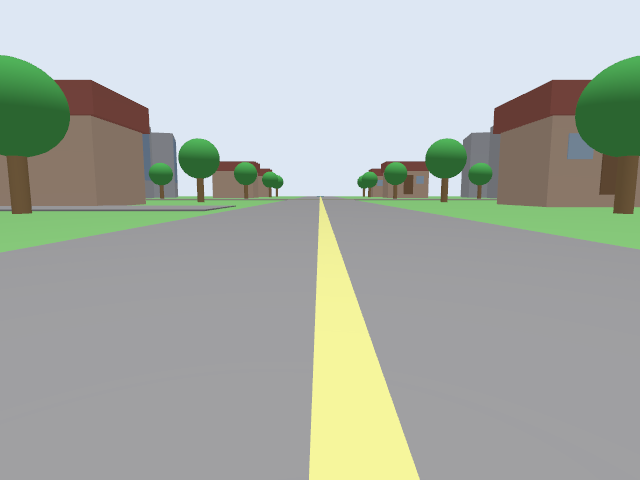
#> input picture data/dataset_autolabel/images/frame_00005.png, 640 x 480 px; its folder holds only this picture in this run
$ python auto_label_gazebo.py --images_dir ../data/dataset_autolabel/images
#> lines starting #> are read from the running program, lines starting #| are printed output that depends on the picture; after the words box and inside, x2 and y2 are one past the last pixel; in counts of white or black regions, pixels touching at a corner belong together
#> in main, bgr is the input picture: shape (480, 640, 3); mean B, G, R 167.6, 175.1, 168.8
#> in main, `hsv = cv2.cvtColor(bgr, cv2.COLOR_BGR2HSV)`: hsv: shape (480, 640, 3); mean H, S, V 95.7, 32, 181.8
#!/usr/bin/env python3
"""
Auto-label Gazebo outdoor_path (town) images using color rules.

Flat materials (no shadows) → reliable HSV thresholds.

Class IDs:
  0 = background (sky / houses / buildings / unknown)
  1 = road (asphalt + yellow center line)
  2 = grass
  3 = tree (canopy + dark trunks)

Usage:
  python3 scripts/auto_label_gazebo.py \\
    --images_dir ~/ugv_vision_nav_ws/data/images_town_YYYYMMDD_HHMMSS \\
    --out_dir ~/ugv_vision_nav_ws/data/dataset_autolabel
"""

from __future__ import annotations

import argparse
import shutil
from pathlib import Path

import cv2
import numpy as np


CLASS_BG = 0
CLASS_ROAD = 1
CLASS_GRASS = 2
CLASS_TREE = 3

PREVIEW = {
    CLASS_BG: (180, 180, 180),
    CLASS_ROAD: (50, 50, 50),
    CLASS_GRASS: (0, 200, 0),
    CLASS_TREE: (0, 100, 0),
}


def classify_hsv(hsv: np.ndarray) -> np.ndarray:
    """Return HxW uint8 mask with class IDs.

    Tuned for the textured enclosed courtyard (asphalt/grass PNGs, flat tree materials).
    Flat bright-gray asphalt rules from the old town world do NOT work here.
    """
    h, s, v = hsv[:, :, 0], hsv[:, :, 1], hsv[:, :, 2]
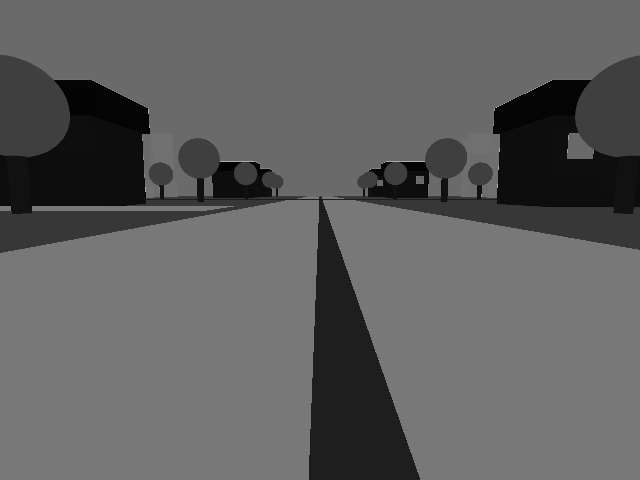
#> h: shape (480, 640); min 2, max 176, mean 95.7
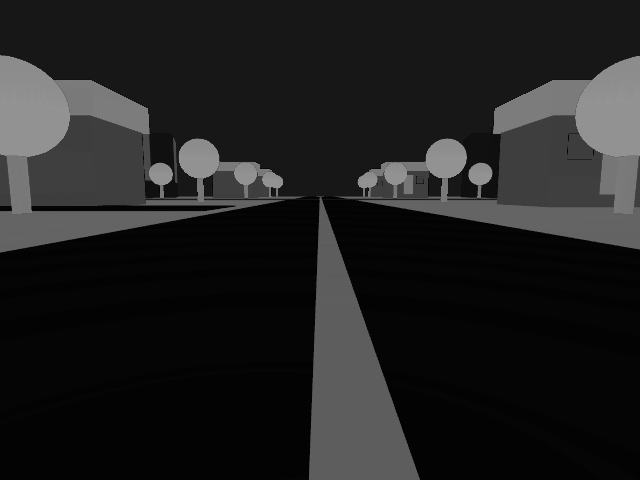
#> s: shape (480, 640); min 2, max 149, mean 32
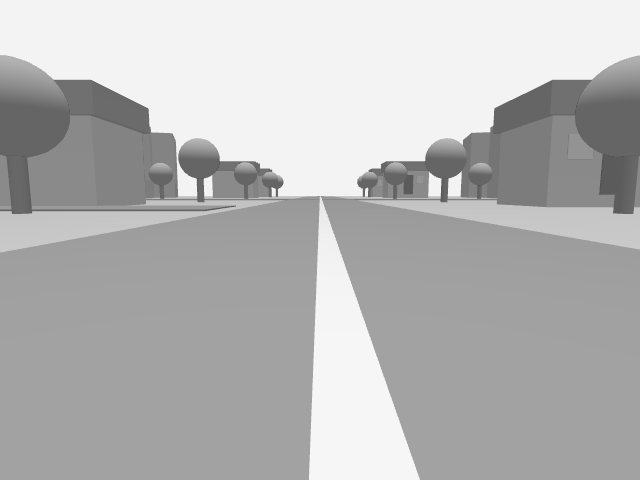
#> v: shape (480, 640); min 82, max 246, mean 181.8
    mask = np.zeros(h.shape, dtype=np.uint8)

    sky = v >= 195
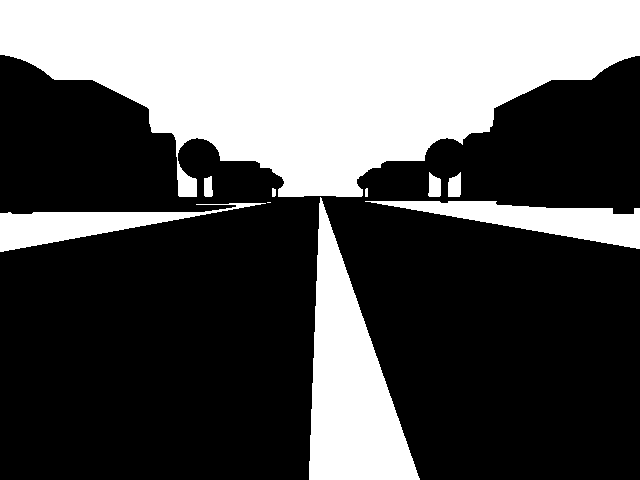
#> sky: shape (480, 640) bool; 34.7% white; 10 white regions (1 under 20 px), largest, box (x1, y1, x2, y2) and area: (0, 0, 640, 197) 79766, (309, 197, 420, 480) 15932, (365, 201, 640, 249) 5646
    # Lawn: brighter saturated green (grass texture)
    grass = (h >= 40) & (h <= 80) & (s > 70) & (v > 70) & (v < 200)
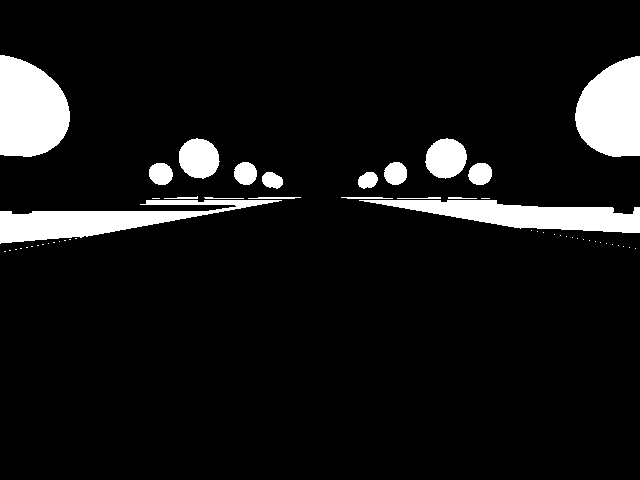
#> grass: shape (480, 640) bool; 8.4% white; 52 white regions (34 under 20 px), largest, box (x1, y1, x2, y2) and area: (0, 55, 70, 157) 5648, (575, 56, 640, 157) 5122, (0, 200, 282, 244) 4988
    # Tree canopy spheres: darker green than lawn
    canopy = (h >= 35) & (h <= 95) & (s > 50) & (v >= 25) & (v <= 70)
#> canopy: shape (480, 640) bool; every value is 0
    # Trunks (brown); brick walls may share hue — acceptable as non-traversable
    trunk = (h >= 5) & (h <= 28) & (s > 45) & (v > 25) & (v < 110)
#> trunk: shape (480, 640) bool; 1.2% white; 59 white regions (49 under 20 px), largest, box (x1, y1, x2, y2) and area: (599, 154, 639, 214) 1765, (6, 156, 32, 214) 1155, (404, 175, 413, 194) 157
    # Textured asphalt: dark + muted (exclude strong greens already labeled)
    road = (v >= 24) & (v <= 80) & (s <= 120) & ~grass & ~canopy

    mask[road] = CLASS_ROAD
    mask[grass] = CLASS_GRASS
    mask[canopy | trunk] = CLASS_TREE
    mask[sky] = CLASS_BG
    return mask


def colorize(mask: np.ndarray) -> np.ndarray:
    out = np.zeros((mask.shape[0], mask.shape[1], 3), dtype=np.uint8)
    for cid, bgr in PREVIEW.items():
        out[mask == cid] = bgr
    return out


def main() -> None:
    parser = argparse.ArgumentParser(description=__doc__)
    parser.add_argument('--images_dir', type=Path, required=True)
    parser.add_argument('--out_dir', type=Path, default=None)
    parser.add_argument('--preview_every', type=int, default=15)
    parser.add_argument(
        '--clean',
        action='store_true',
        help='Wipe out_dir images/masks/previews before writing',
    )
    args = parser.parse_args()

    images_dir = args.images_dir.expanduser().resolve()
    if args.out_dir is None:
        out_dir = images_dir.parent / 'dataset_autolabel'
    else:
        out_dir = args.out_dir.expanduser().resolve()

    img_out = out_dir / 'images'
    mask_out = out_dir / 'masks'
    preview_out = out_dir / 'previews'
    if args.clean and out_dir.exists():
        for sub in (img_out, mask_out, preview_out):
            if sub.exists():
                shutil.rmtree(sub)
    img_out.mkdir(parents=True, exist_ok=True)
    mask_out.mkdir(parents=True, exist_ok=True)
    preview_out.mkdir(parents=True, exist_ok=True)

    paths = sorted(images_dir.glob('frame_*.png'))
    if not paths:
        paths = sorted(images_dir.glob('*.png'))
    if not paths:
        raise SystemExit(f'No images found in {images_dir}')

    print(f'Auto-labeling {len(paths)} images from {images_dir}')
    print(f'Writing dataset to {out_dir}')
    print('Classes: 0=bg  1=road  2=grass  3=tree')

    counts = np.zeros(4, dtype=np.int64)
    for i, path in enumerate(paths):
        bgr = cv2.imread(str(path), cv2.IMREAD_COLOR)
        if bgr is None:
            print(f'  skip unreadable: {path.name}')
            continue
        hsv = cv2.cvtColor(bgr, cv2.COLOR_BGR2HSV)
        mask = classify_hsv(hsv)
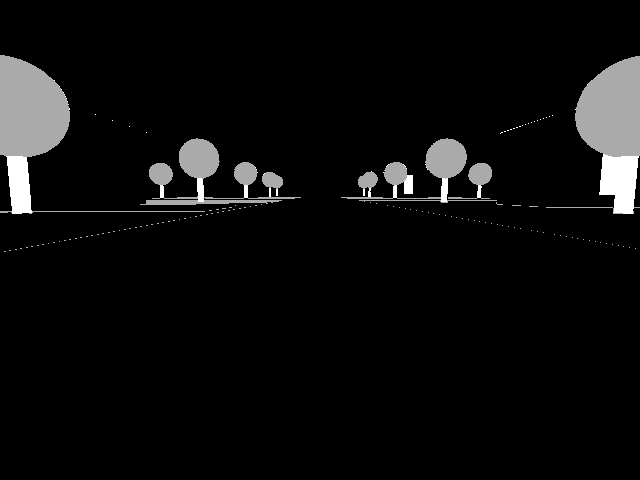
#> mask: shape (480, 640); min 0, max 3, mean 0.147; drawn with min black and max white

        stem = path.stem
        cv2.imwrite(str(img_out / f'{stem}.png'), bgr)
        cv2.imwrite(str(mask_out / f'{stem}.png'), mask)

        for c in range(4):
            counts[c] += int((mask == c).sum())
#> after the loop, counts = [286410, 0, 17081, 3709]

        if args.preview_every > 0 and i % args.preview_every == 0:
            overlay = cv2.addWeighted(bgr, 0.45, colorize(mask), 0.55, 0)
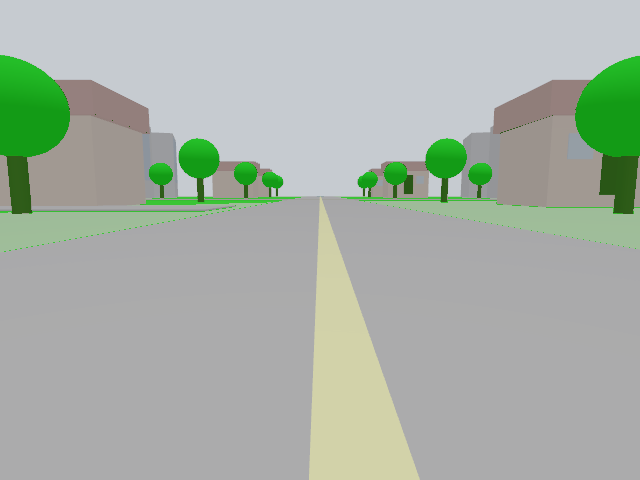
#> overlay: shape (480, 640, 3); mean B, G, R 167.6, 178, 168.2
            cv2.imwrite(str(preview_out / f'{stem}_preview.png'), overlay)

        if (i + 1) % 50 == 0 or i == 0:
            print(f'  {i + 1}/{len(paths)}')

    total = max(int(counts.sum()), 1)
#> total = 307200
    print('Done.')
    print(
        f'Pixel share: bg={counts[0]/total:.2%} road={counts[1]/total:.2%} '
        f'grass={counts[2]/total:.2%} tree={counts[3]/total:.2%}'
    )
#| Pixel share: bg=93.23% road=0.00% grass=5.56% tree=1.21%
    print(f'Images:  {img_out} ({len(list(img_out.glob("*.png")))} files)')
    print(f'Masks:   {mask_out} ({len(list(mask_out.glob("*.png")))} files)')
    print(f'Preview: {preview_out}')
    (out_dir / 'classes.txt').write_text('background\nroad\ngrass\ntree\n')


if __name__ == '__main__':
    main()

$ run again, on data/dataset_autolabel/images/frame_00028.png
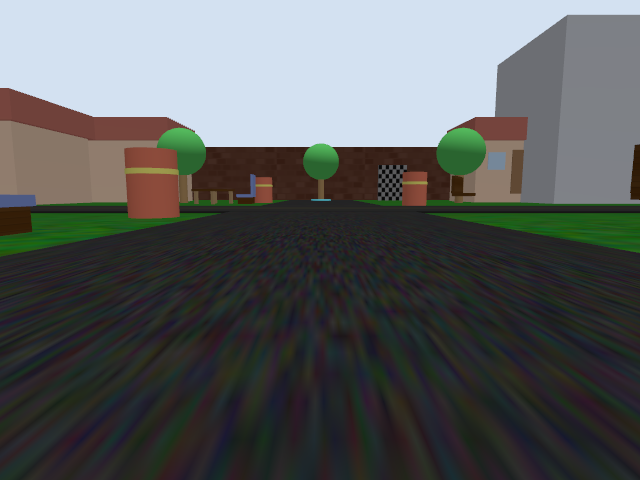
#> input picture data/dataset_autolabel/images/frame_00028.png, 640 x 480 px
#> in main, bgr is the input picture: shape (480, 640, 3); mean B, G, R 92.1, 92.3, 89.3
#> hsv: shape (480, 640, 3); mean H, S, V 84, 59.2, 102.2
#> in classify_hsv, `sky = v >= 195`:
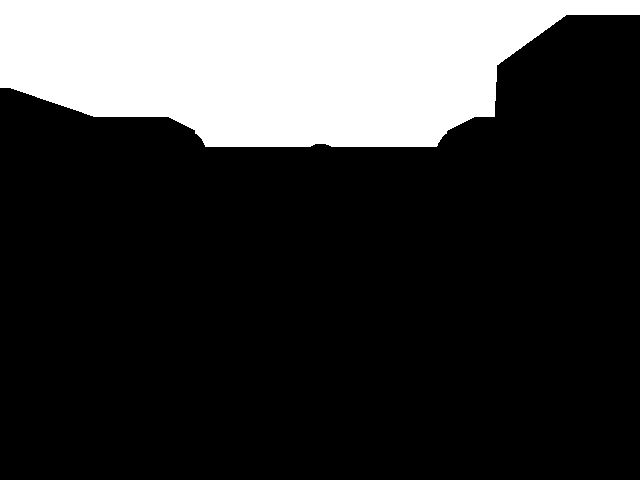
#> sky: shape (480, 640) bool; 22.2% white; 1 white region, box (x1, y1, x2, y2) and area: (0, 0, 640, 147) 68215
#> grass: shape (480, 640) bool; 4.6% white; 10 white regions, largest, box (x1, y1, x2, y2) and area: (428, 213, 640, 253) 4323, (0, 213, 218, 257) 3906, (436, 128, 486, 175) 1852
#> canopy: shape (480, 640) bool; 9.9% white; 956 white regions (800 under 20 px), largest, box (x1, y1, x2, y2) and area: (39, 319, 141, 416) 2104, (405, 309, 503, 466) 1888, (212, 361, 278, 480) 1778
#> trunk: shape (480, 640) bool; 7.7% white; 794 white regions (692 under 20 px), largest, box (x1, y1, x2, y2) and area: (191, 147, 322, 204) 5599, (324, 147, 476, 203) 4749, (0, 207, 32, 236) 827
#> road: shape (480, 640) bool; 43.9% white; 52 white regions (48 under 20 px), largest, box (x1, y1, x2, y2) and area: (0, 200, 640, 480) 133737, (26, 206, 128, 212) 589, (377, 165, 407, 200) 293, (114, 349, 125, 358) 22
#> after the loop in main, `for c in range(4):`: counts = [115653, 123539, 14024, 53984]
#> in main, `overlay = cv2.addWeighted(bgr, 0.45, colorize(mask), 0.55, 0)`:
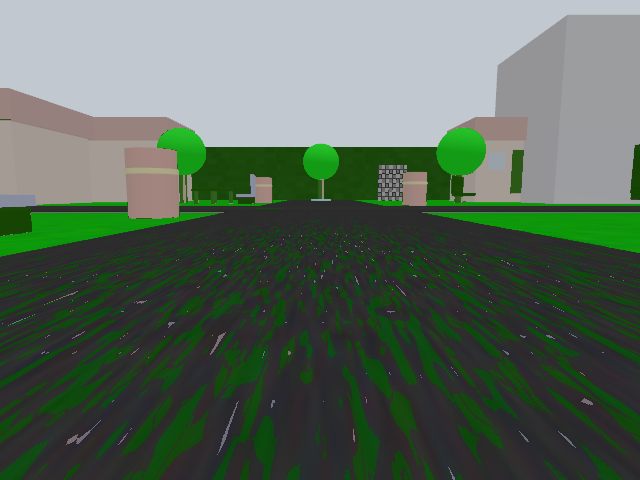
#> overlay: shape (480, 640, 3); mean B, G, R 89.7, 104.5, 88.6
#> total = 307200
#| Pixel share: bg=37.65% road=40.21% grass=4.57% tree=17.57%

$ run again, on data/dataset_autolabel/images/frame_00037.png
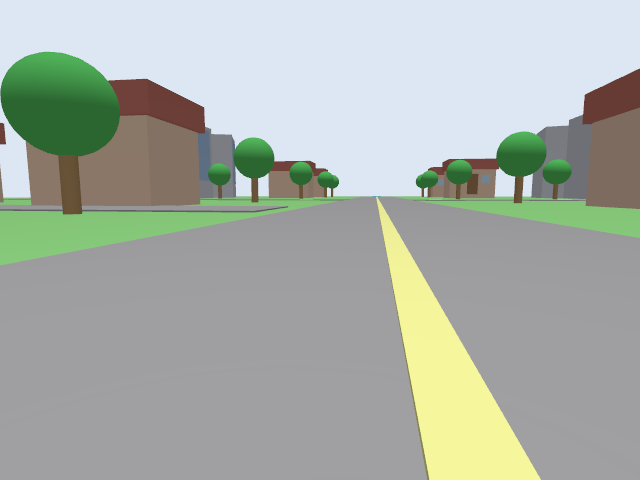
#> input picture data/dataset_autolabel/images/frame_00037.png, 640 x 480 px
#> in main, bgr is the input picture: shape (480, 640, 3); mean B, G, R 168.9, 176.4, 169.6
#> hsv: shape (480, 640, 3); mean H, S, V 96.5, 31.4, 183
#> in classify_hsv, `sky = v >= 195`:
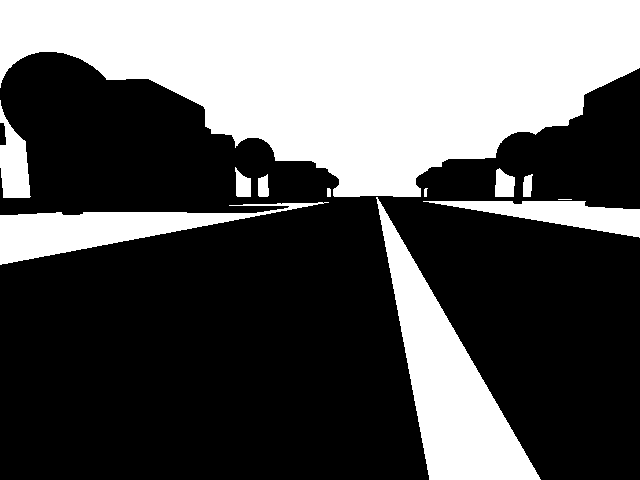
#> sky: shape (480, 640) bool; 35.7% white; 12 white regions (1 under 20 px), largest, box (x1, y1, x2, y2) and area: (0, 0, 640, 197) 79518, (376, 197, 541, 480) 15996, (0, 202, 329, 265) 7451
#> grass: shape (480, 640) bool; 8.5% white; 56 white regions (37 under 20 px), largest, box (x1, y1, x2, y2) and area: (1, 52, 120, 156) 9600, (0, 200, 339, 246) 6671, (417, 200, 640, 233) 3623
#> canopy: shape (480, 640) bool; every value is 0
#> trunk: shape (480, 640) bool; 0.66% white; 60 white regions (50 under 20 px), largest, box (x1, y1, x2, y2) and area: (58, 155, 82, 214) 1130, (514, 177, 523, 203) 203, (467, 174, 478, 194) 189
#> after the loop in main, `for c in range(4):`: counts = [288379, 0, 16794, 2027]
#> in main, `overlay = cv2.addWeighted(bgr, 0.45, colorize(mask), 0.55, 0)`:
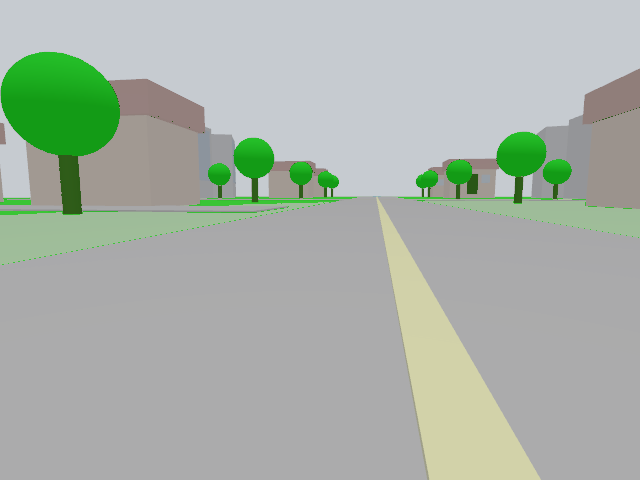
#> overlay: shape (480, 640, 3); mean B, G, R 168.8, 178.8, 169.2
#> total = 307200
#| Pixel share: bg=93.87% road=0.00% grass=5.47% tree=0.66%

$ run again, on data/dataset_autolabel/images/frame_00043.png
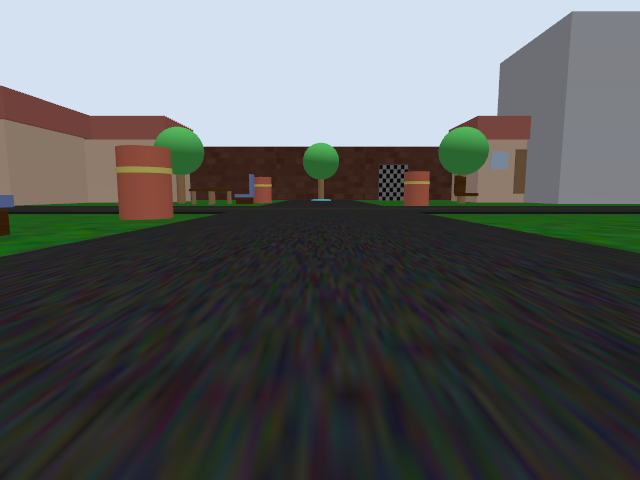
#> input picture data/dataset_autolabel/images/frame_00043.png, 640 x 480 px
#> in main, bgr is the input picture: shape (480, 640, 3); mean B, G, R 92.1, 92.6, 89.3
#> hsv: shape (480, 640, 3); mean H, S, V 83.2, 59.1, 102.3
#> sky: shape (480, 640) bool; 22.1% white; 1 white region, box (x1, y1, x2, y2) and area: (0, 0, 640, 146) 67773
#> grass: shape (480, 640) bool; 4.6% white; 10 white regions, largest, box (x1, y1, x2, y2) and area: (0, 214, 216, 257) 4169, (430, 214, 640, 253) 4129, (438, 127, 489, 175) 1922
#> canopy: shape (480, 640) bool; 11.2% white; 940 white regions (782 under 20 px), largest, box (x1, y1, x2, y2) and area: (381, 324, 469, 480) 3152, (175, 400, 244, 480) 2753, (435, 346, 526, 480) 2483
#> trunk: shape (480, 640) bool; 7.4% white; 766 white regions (652 under 20 px), largest, box (x1, y1, x2, y2) and area: (189, 147, 452, 204) 10127, (92, 387, 160, 462) 654, (49, 391, 114, 461) 623
#> road: shape (480, 640) bool; 42.6% white; 51 white regions (41 under 20 px), largest, box (x1, y1, x2, y2) and area: (0, 199, 640, 480) 129100, (5, 206, 119, 214) 664, (491, 449, 522, 480) 366
#> after the loop in main, `for c in range(4):`: counts = [116303, 119596, 14258, 57043]
#> in main, `overlay = cv2.addWeighted(bgr, 0.45, colorize(mask), 0.55, 0)`:
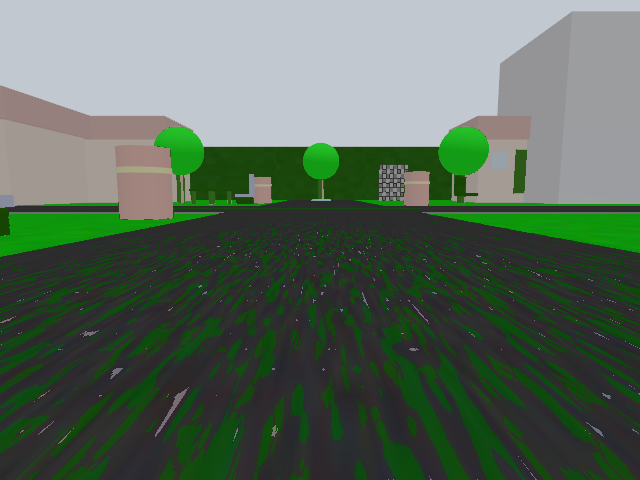
#> overlay: shape (480, 640, 3); mean B, G, R 89.6, 105.1, 88.4
#> total = 307200
#| Pixel share: bg=37.86% road=38.93% grass=4.64% tree=18.57%
